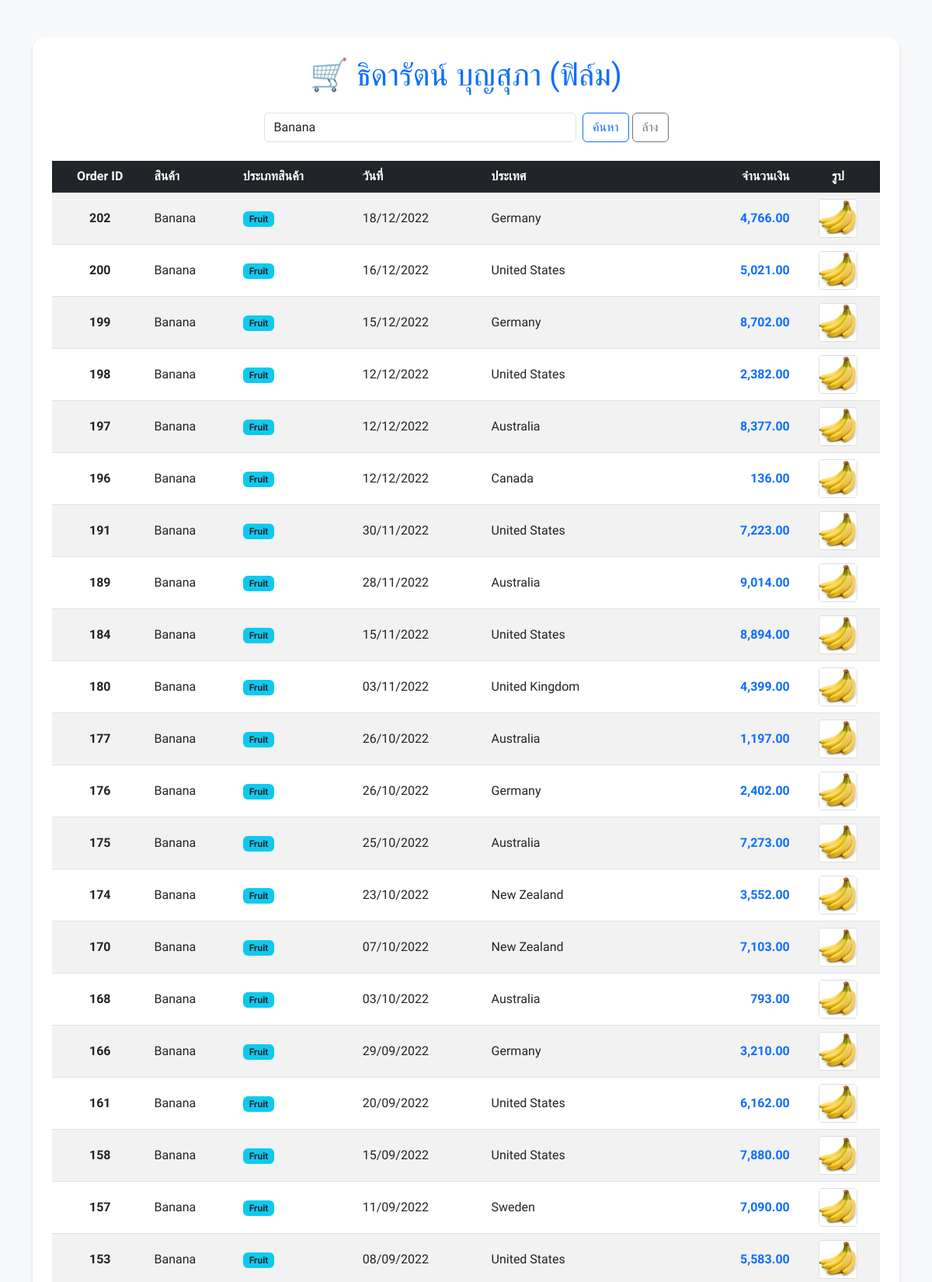
Page /c.php?kw=Banana (upper part) on the committed database.
### tables this page shows
CREATE TABLE `popsupermarket` (
  `p_order_id` int(11) NOT NULL,
  `p_product_name` varchar(100) NOT NULL,
  `p_category` varchar(100) NOT NULL,
  `p_date` date NOT NULL,
  `p_country` varchar(100) NOT NULL,
  `p_amount` int(9) NOT NULL
);

### c.php (the view, shortened to what this page needs)
<!doctype html>
<html lang="th">
<head>
    <link href="https://cdn.jsdelivr.net/npm/bootstrap@5.3.0/dist/css/bootstrap.min.css" rel="stylesheet">
</head>
<body>
    <div class="container my-5">
        <div class="table-container">
            <h1 class="text-primary mb-4 text-center">🛒 ธิดารัตน์ บุญสุภา (ฟิล์ม)</h1>
            <div class="row mb-4 justify-content-center">
                <div class="col-md-6">
                    <form action="" method="GET" class="d-flex">
                        <input class="form-control me-2" type="search" name="kw"
                               placeholder="ค้นหาชื่อสินค้า..."
                               value="<?php echo isset($_GET['kw']) ? $_GET['kw'] : ''; ?>">
                        <button class="btn btn-outline-primary" type="submit">ค้นหา</button>
                        <a href="index.php" class="btn btn-outline-secondary ms-1">ล้าง</a>
                    </form>
                </div>
            </div>
            <div class="table-responsive">
                <table class="table table-hover table-striped align-middle">
                    <thead class="table-dark">
                        <tr>
                            <th class="text-center">Order ID</th>
                            <th>สินค้า</th>
                            <th>ประเภทสินค้า</th>
                            <th>วันที่</th>
                            <th>ประเทศ</th>
                            <th class="text-end">จำนวนเงิน</th>
                            <th class="text-center">รูป</th>
                        </tr>
                    </thead>
                    <tbody>
                        <?php
                            include_once("connectdb.php");
                            $kw = isset($_GET['kw']) ? $_GET['kw'] : '';
                            if ($kw != "") {
                                $sql = "SELECT * FROM `popsupermarket`
                                        WHERE p_product_name LIKE '%$kw%'
                                        OR p_category LIKE '%$kw%'
                                        ORDER BY p_order_id DESC";
                            } else {
                                $sql = "SELECT * FROM `popsupermarket` ORDER BY p_order_id DESC";
                            }
                            $rs = mysqli_query($conn, $sql);
                            if (mysqli_num_rows($rs) > 0) {
                                while ($data = mysqli_fetch_array($rs)) {
                        ?>
                        <tr>
                            <td class="text-center fw-bold"><?php echo $data['p_order_id']; ?></td>
                            <td><?php echo $data['p_product_name']; ?></td>
                            <td><span class="badge bg-info text-dark"><?php echo $data['p_category']; ?></span></td>
                            <td><?php echo date('d/m/Y', strtotime($data['p_date'])); ?></td>
                            <td><?php echo $data['p_country']; ?></td>
                            <td class="text-end text-primary fw-bold"><?php echo number_format($data['p_amount'], 2); ?></td>
                            <td class="text-center">
                                <img src="<?php echo $data['p_product_name']; ?>.jpg"
                                     alt="product"
                                     class="img-product"
                                     width="50" height="50"
                                    >
                            </td>
                        </tr>
                        <?php
                                }
                            } else {
                                echo "<tr><td colspan='7' class='text-center py-5 text-danger'>ไม่พบข้อมูลที่ตรงกับคำค้นหา: <b>$kw</b></td></tr>";
                            }
                        ?>
                    </tbody>
                </table>
            </div>
        </div>
    </div>
</body>
</html>

### c.php (style rules this page uses)
body { font-family: 'Sarabun', sans-serif; background-color: #f8f9fa; }
.table-container { background: white; padding: 25px; border-radius: 15px; box-shadow: 0 4px 6px rgba(0,0,0,0.1); }
.img-product { object-fit: cover; border-radius: 5px; border: 1px solid #ddd; }

### rows in the picture
popsupermarket: p_order_id "202", p_product_name "Banana", p_category "Fruit", p_date "18/12/2022", p_country "Germany", p_amount "4,766.00", p_product_name (picture)
popsupermarket: p_order_id "200", p_product_name "Banana", p_category "Fruit", p_date "16/12/2022", p_country "United States", p_amount "5,021.00", p_product_name (picture)
popsupermarket: p_order_id "199", p_product_name "Banana", p_category "Fruit", p_date "15/12/2022", p_country "Germany", p_amount "8,702.00", p_product_name (picture)
popsupermarket: p_order_id "198", p_product_name "Banana", p_category "Fruit", p_date "12/12/2022", p_country "United States", p_amount "2,382.00", p_product_name (picture)
popsupermarket: p_order_id "197", p_product_name "Banana", p_category "Fruit", p_date "12/12/2022", p_country "Australia", p_amount "8,377.00", p_product_name (picture)
popsupermarket: p_order_id "196", p_product_name "Banana", p_category "Fruit", p_date "12/12/2022", p_country "Canada", p_amount "136.00", p_product_name (picture)
popsupermarket: p_order_id "191", p_product_name "Banana", p_category "Fruit", p_date "30/11/2022", p_country "United States", p_amount "7,223.00", p_product_name (picture)
popsupermarket: p_order_id "189", p_product_name "Banana", p_category "Fruit", p_date "28/11/2022", p_country "Australia", p_amount "9,014.00", p_product_name (picture)
popsupermarket: p_order_id "184", p_product_name "Banana", p_category "Fruit", p_date "15/11/2022", p_country "United States", p_amount "8,894.00", p_product_name (picture)
popsupermarket: p_order_id "180", p_product_name "Banana", p_category "Fruit", p_date "03/11/2022", p_country "United Kingdom", p_amount "4,399.00", p_product_name (picture)
popsupermarket: p_order_id "177", p_product_name "Banana", p_category "Fruit", p_date "26/10/2022", p_country "Australia", p_amount "1,197.00", p_product_name (picture)
popsupermarket: p_order_id "176", p_product_name "Banana", p_category "Fruit", p_date "26/10/2022", p_country "Germany", p_amount "2,402.00", p_product_name (picture)
popsupermarket: p_order_id "175", p_product_name "Banana", p_category "Fruit", p_date "25/10/2022", p_country "Australia", p_amount "7,273.00", p_product_name (picture)
popsupermarket: p_order_id "174", p_product_name "Banana", p_category "Fruit", p_date "23/10/2022", p_country "New Zealand", p_amount "3,552.00", p_product_name (picture)
popsupermarket: p_order_id "170", p_product_name "Banana", p_category "Fruit", p_date "07/10/2022", p_country "New Zealand", p_amount "7,103.00", p_product_name (picture)
popsupermarket: p_order_id "168", p_product_name "Banana", p_category "Fruit", p_date "03/10/2022", p_country "Australia", p_amount "793.00", p_product_name (picture)
popsupermarket: p_order_id "166", p_product_name "Banana", p_category "Fruit", p_date "29/09/2022", p_country "Germany", p_amount "3,210.00", p_product_name (picture)
popsupermarket: p_order_id "161", p_product_name "Banana", p_category "Fruit", p_date "20/09/2022", p_country "United States", p_amount "6,162.00", p_product_name (picture)
popsupermarket: p_order_id "158", p_product_name "Banana", p_category "Fruit", p_date "15/09/2022", p_country "United States", p_amount "7,880.00", p_product_name (picture)
popsupermarket: p_order_id "157", p_product_name "Banana", p_category "Fruit", p_date "11/09/2022", p_country "Sweden", p_amount "7,090.00", p_product_name (picture)
popsupermarket: p_order_id "153", p_product_name "Banana", p_category "Fruit", p_date "08/09/2022", p_country "United States", p_amount "5,583.00", p_product_name (picture)
